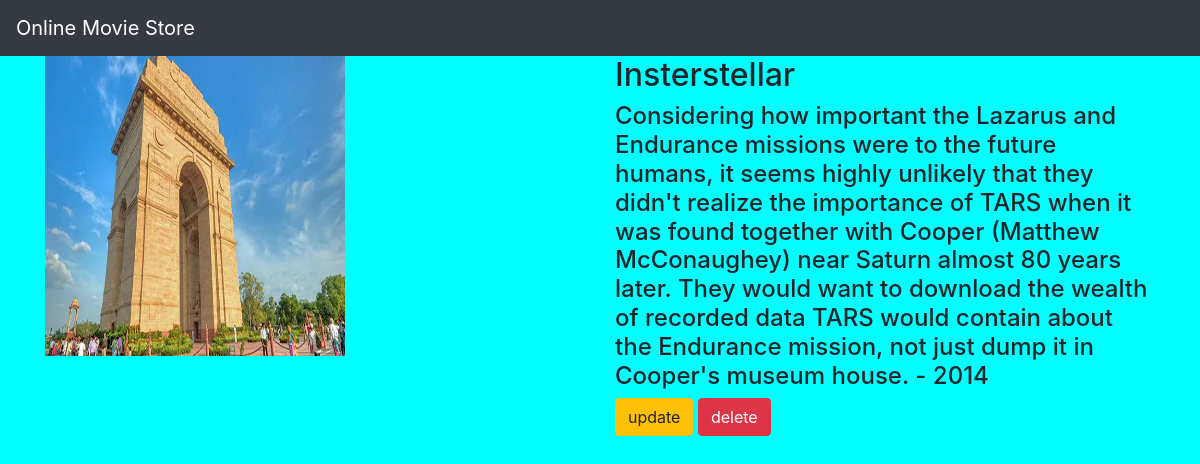
The page /movie/1/ on the database its author committed.
### movieapp/models.py (models this page shows, shortened)
class movie(models.Model):
    name = models.CharField(max_length=250)
    desc = models.TextField()
    year = models.IntegerField()
    img = models.ImageField(upload_to='gallery')

### movieapp/views.py (the view)
# urls.py: path('movie/<int:movie_id>/', views.details, name='details'),
def details(request, movie_id):
    m = movie.objects.get(id=movie_id)
    return render(request, "details.html", {'movie': m})

### templates/details.html
{% extends 'base.html' %}
{% block body %}
<div class="container">
    <div class="row">
        <div class="col-md-6">
            <img src="{{movie.img.url}}" width="300" height="300">
        </div>
        <div class="col-md-6">
            <h2>{{movie.name}} </h2>
            <h4> {{movie.desc}} - {{movie.year}}</h4>
            <a href="{% url 'movieapp:update' movie.id %}" class="btn btn-warning">update</a>
            <a href="{% url 'movieapp:delete' movie.id %}" class="btn btn-danger">delete</a>
        </div>
    </div>
</div>
{% endblock %}

### static/style.css (style rules this page uses)
body { background-color:aqua; }

### rows shown on the page
movie: img (picture), name "Insterstellar", desc "Considering how important the Lazarus and Endurance missions were to the future humans, it seems highly unlikely that they didn't realize the importance of TARS when it was found together with Cooper (Matthew McConaughey) near Saturn almost 80 years later. They would want to download the wealth of recorded data TARS would contain about the Endurance mission, not just dump it in Cooper's museum house.", year "2014"
